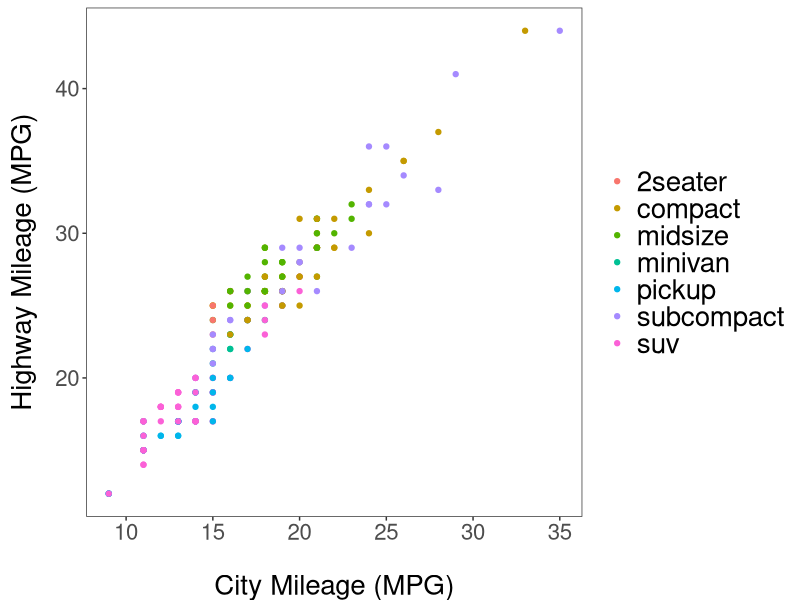
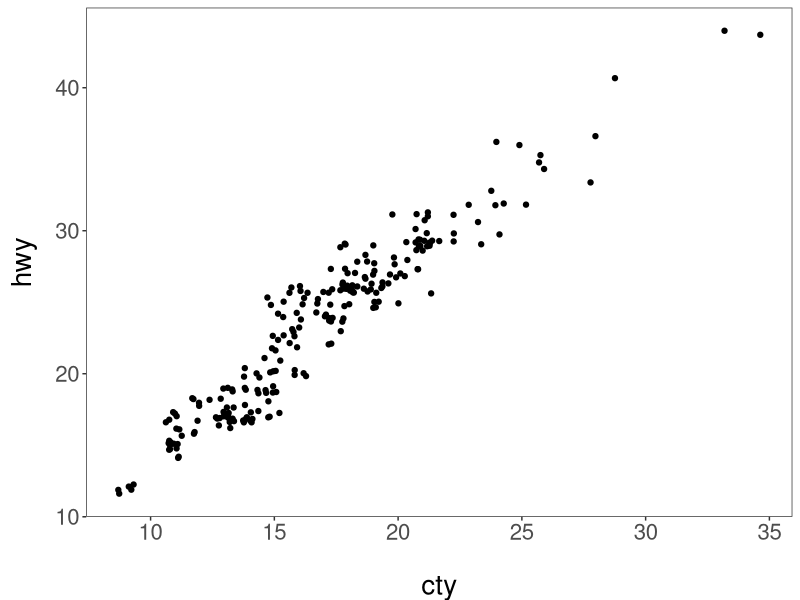
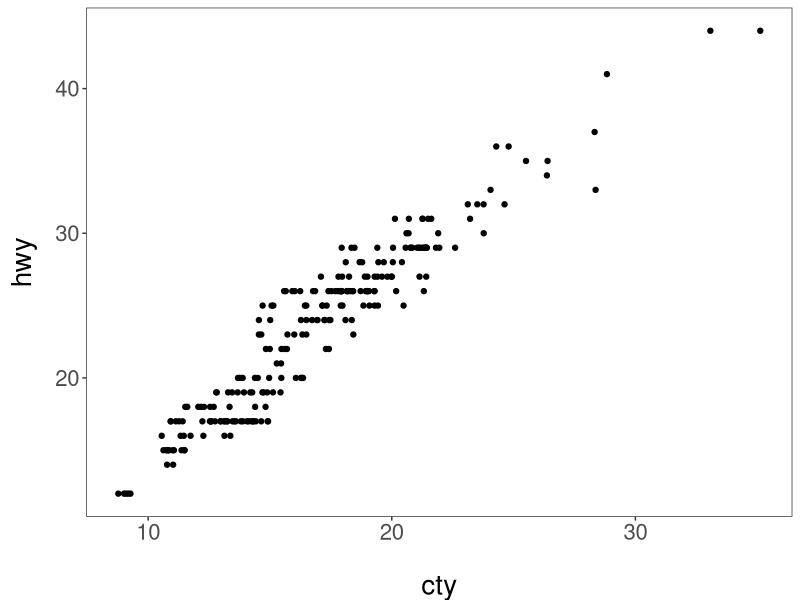
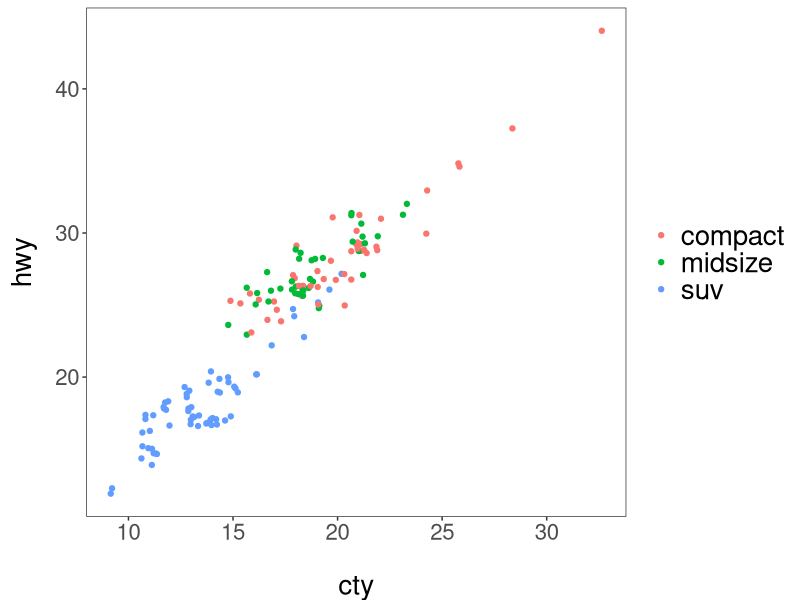
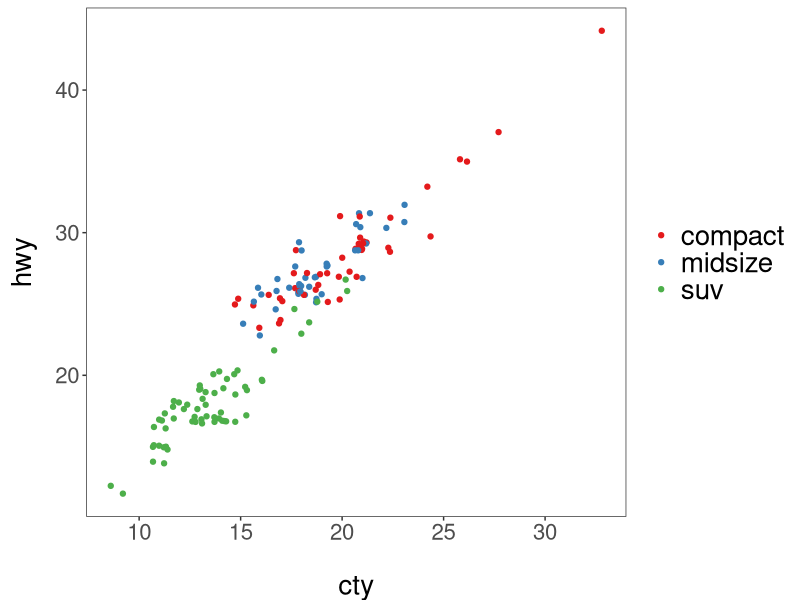
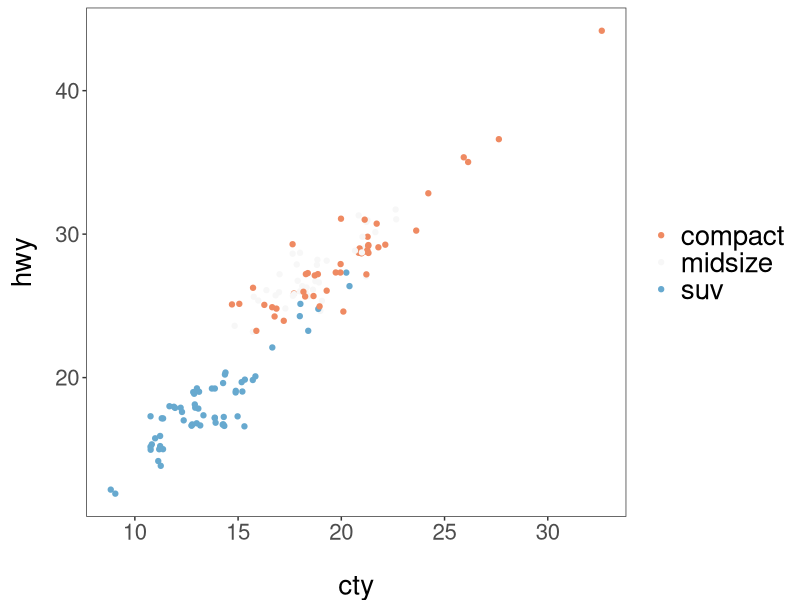
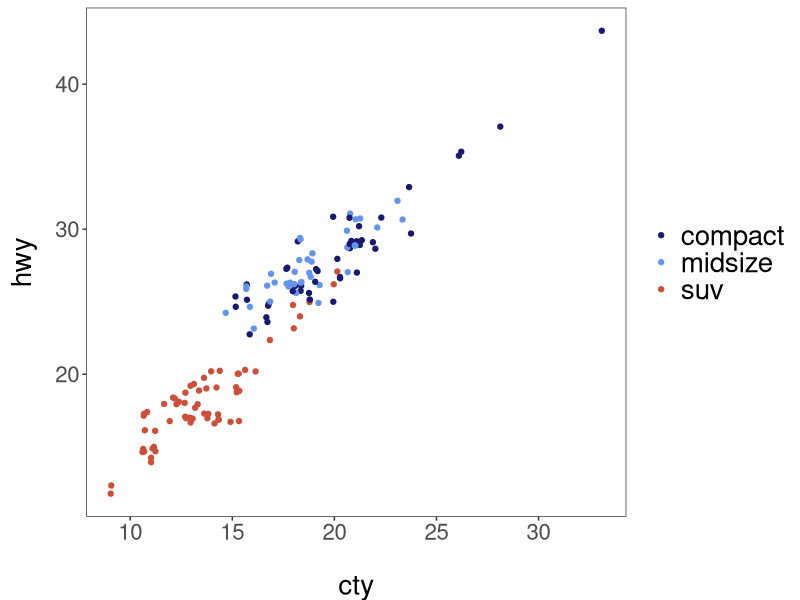
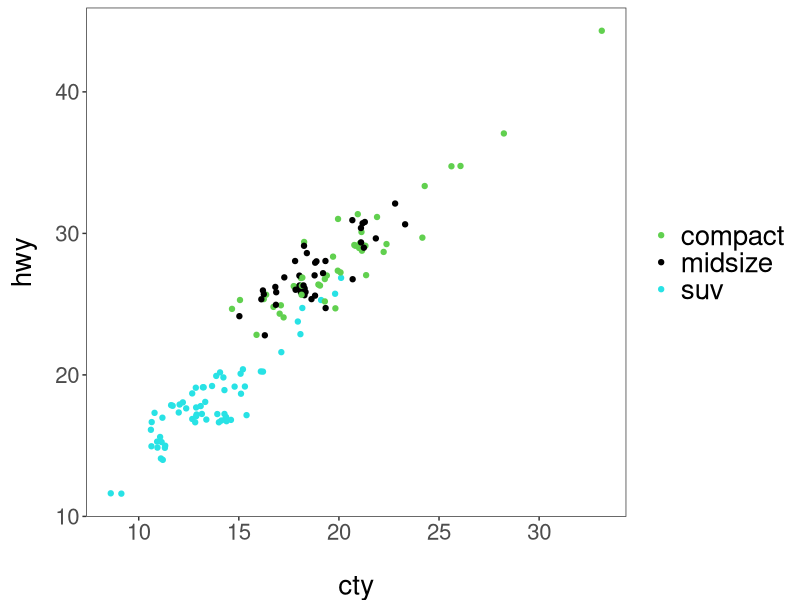

Reproduce these figures in R, in order. (Note: this script raises an error after producing the figures.)
# ---------------------------------------------------------- #
#### MODULE 3: Plot even more data!                       ####               
# ---------------------------------------------------------- #

## OBJECTIVE:
# 1. To develop a "grammar of graphics".
# 2. To become comfortable using ggplot2 for exploratory data visualization.


# ---------------------------------------------------------- #
#### SET UP:                                              ####
# ---------------------------------------------------------- #
# REMINDER: In RStudio, open the Rproject for our course (UNCG_DataWrangling), 
# pull any changes from GitHub, and navigate to the branch you created for 
# yourself (just a single branch for the whole semester) in RStudio's Git tab.
# Open this week's assignment in this new branch to complete and submit on GitHub.
# Ideally, you'll commit your answers a bit at a time as you work through
# this assignment, rather than committing all at once at the end.

# Reminder of some helpful resources for graphing in R:
# ggplot Cookbook: http://www.cookbook-r.com/Graphs/
# Official ggplot2 Book: https://ggplot2-book.org/
# Themes in ggplot2: https://ggplot2-book.org/polishing.html#themes

# In ggplot2, aesthetic means “something you can see”. Each aesthetic is a
# mapping between a visual cue and a variable.
# Examples include:
# position (i.e., on the x and y axes)
# color (“outside” color)
# fill (“inside” color)
# shape (of points)
# line type
# size

# Each type of geometric object (geom) accepts only a subset of all aesthetics.
# Refer to the geom help pages to see what mappings each geom accepts. Aesthetic
# mappings are set with the aes() function.

# TASK: We will be using the ggplot2 package for graphing. Fortunately, ggplot2 
# is nested within the tidyverse package (along with many others).
# Start by writing code to load the tidyverse library.
# HINT: see the end of assignment #1 if you forgot how to load a package.
setwd("/Users/rachaelbrenneman/Desktop/data_wrangle/UNCG_DataWrangling")
library(tidyverse)

# TASK: Write code below to set your theme to black and white and both your major
# AND minor gridlines to element_blank for all plots you'll be making today.
# HINT: Check back to last week's assignment section 1.9 for setting themes for
# all plots.
theme_set(theme_bw())
theme_update(axis.title.x = element_text(size = 20, vjust = -0.35, margin = margin(t = 15)),
             axis.text.x = element_text(size = 16),
             axis.title.y = element_text(size = 20, angle = 90,
                                         vjust = 0.5, margin = margin(r = 15)),
             axis.text.y = element_text(size = 16),
             plot.title = element_text(size = 24, vjust = 2),
             panel.grid.major = element_blank(),
             panel.grid.minor = element_blank(),
             legend.title = element_blank(),
             legend.text = element_text(size = 20))

# ---------------------------------------------------------- #
#### 1.0 CORRELATION                                      ####
# ---------------------------------------------------------- #

# We learned how to make correlations last week, but it never hurts to get
# more practice! Let's start by using a data set built into ggplot2.
# The mpg dataset looks at the gas efficiency of different cars. Run the following
# code to load the data:
data(mpg, package = "ggplot2")

# TASK: Create a scatterplot (i.e., a dot plot) to relate city and highway mileage.
# Color the points by the class of car (class column) and label the x and y axis 
# to be more informative (City Mileage (MPG) vs Highway Mileage (MPG)).
# HINT: Refer back to last week's assignment or the ggplot help resources if you 
# forget how to make a scatterplot.
ggplot(mpg, aes(x = cty, y = hwy, color=as.factor(class))) +
  ylab("Highway Mileage (MPG)") +
  xlab("City Mileage (MPG)") +
  geom_point()

# Looks alright, but the graph may be hiding some information...
# QUESTION: How many data points are in the mpg dataframe?
#there are 234 observations

# QUESTION: Approximately how many dots are in the graph you just made? How does
# that compare to the number of observations in the dataframe?
#not 234
#maybe around 100

# Try another correlation-focused geom that addresses this problem by running
# the following code:
ggplot(data=mpg, aes(x=cty, y=hwy)) + 
  geom_jitter()


# QUESTION: What happened when you created the plot with geom_jitter?
#very different graph - much more points - more clusters - not as evenly spaced

# QUESTION: Run the code to create a plot using geom_jitter a second time. Then run it
# again and again. What happens each time? Why is this happening?
# it looks like it has different spreads each time it is run

# TASK: The default in geom_jitter is to jitter (or slightly move) the points away
# from each other in both the x and y directions. Check the help file for geom_jitter
# and write code below to make a graph where you jitter points in only the x-dimension
# by 0.5.
ggplot(data=mpg, aes(x=cty, y=hwy)) + 
  geom_jitter(width = 0.5, height = 0)

# ---------------------------------------------------------- #
#### 1.1 DETOUR! COLORS, COLORS, COLORS                   ####
# ---------------------------------------------------------- #

# Our world is so colorful, and our graphs can be too! But we want to be mindful
# of our color choices to not only be beautiful, but also informative and accessible.

# TASK: Create a new dataframe that filters our mpg data down to only information
# for car classes compact, midsize, and suv using an %in% statement. Name your 
# new dataframe mpgSubset.
# HINT: Refer back to the Transform assignment if you want help with %in% (or 
# try googling!)
mpgSubset <- mpg %>% 
  mutate(class = ifelse(class %in% c("compact", "midsize", "suv"), class, NA)) %>% 
           na.omit(class)

# ggplot has lots of nice (and some not so nice) built-in color palettes that we 
# can use to fill our bars with color. Try running the following code:
ggplot(data=mpgSubset, aes(x=cty, y=hwy, color=class)) +
  geom_jitter()

# The code above supplies us with ggplot's default color palette, which I find not
# so pleasing. Let's try to change this!

# We can add a statement specifying the scale of colors we would prefer. One way
# to do this is to use other pre-set palettes from ggplot. Run the code below to 
# ask ggplot to use the color brewer's palette called Set 1.
ggplot(data=mpgSubset, aes(x=cty, y=hwy, color=class)) +
  geom_jitter() +
  scale_color_brewer(palette="Set1")

# Alternatively, we could use the "RdBu" palette:
ggplot(data=mpgSubset, aes(x=cty, y=hwy, color=class)) +
  geom_jitter() +
  scale_color_brewer(palette="RdBu")

# QUESTION: Investigate the color brewer's range of palettes at this website: 
# https://r-graph-gallery.com/38-rcolorbrewers-palettes.html
# What do you notice about the colors chosen from each of the palettes that we
# used above? (i.e., does it use the first three colors in the palette? The last
# three? Some other combination?)
#Both of the colors are used in different orders depending on the set
#the website says that there are different types of sets, and I think that this is
#one of those times that they are meant to work differently

# We could also pick out EXACTLY which colors we want for our figure. 
# There are 4 main ways to specify colors in R:
### by name
### by number
### by Hex code
### with the rgb() function

# By Name: R allows you to call more than 600 colors by name! Run the following
# code to see a list:
colors()

# We can put in the colors we chose for each variable by adding the 
# scale_color_manual() function to our plot. Try it out by running the following
# code:
ggplot(data=mpgSubset, aes(x=cty, y=hwy, color=class)) +
  geom_jitter() +
  scale_color_manual(values=c('midnightblue', 'cornflowerblue', 'tomato3'))


# You can also chose colors by number, which are assigned in R.

# TASK: Copy and paste the code to make our scatterplot and replace the color names
# with three numbers of your choice (between 1 and 657). How does your new figure look?
# HINT: remember to remove the quotation marks when calling numbers.
ggplot(data=mpgSubset, aes(x=cty, y=hwy, color=class)) +
  geom_jitter() +
  scale_color_manual(values=c(627, 617, 533))

# QUESTION: How do you think you could figure out which color name belongs to
# each color number?
# HINT: Try creating a dataframe from color() by passing it into the
# as.data.frame() function.
as.data.frame(colors())

# You can also chose colors by Hex code. A Hex color code is a 6-symbol code made
# of up to three 2-symbol elements (6 symbols in length all together). Each of 
# the 2-symbol elements represents a color value in the Red-Green-Blue (RGB) color
# scale from 0 to 255. Hex codes are written with a # in front of them. Let's try
# out calling our colors using hex code.
ggplot(data=mpgSubset, aes(x=cty, y=hwy, color=class)) +
  geom_jitter() +
  scale_color_manual(values=c('#191970', '#6495ED', '#FF6347'))

# There are two great things about hex codes. First, you can call ANY color you 
# want with a hex code. That is, you're not limited to the 657 colors that are
# in ggplot. By specifying the color by hex code, you can pick literally anything!

# TASK: Google the search term "color picker". This should bring up google's color
# picker (in addition to a billion other color picking websites). Use this color
# picker to generate the hex codes for three new colors of your choice. Then copy
# and paste the above code, replacing the hex codes with your color choices.
ggplot(data=mpgSubset, aes(x=cty, y=hwy, color=class)) +
  geom_jitter() +
  scale_color_manual(values=c('#9d03fc', '#eb700c', '#0cebb7'))

# The second great thing about hex codes is that you can control the transparency
# of your colors. Transparency is set in a hex code by adding two extra symbols
# to the end, which together make up the "alpha" element. Adding 00 to the end 
# of your hex code will make your color completely transparent, while adding FF 
# to the end will make it completely opaque. Any number/letters in-between will 
# result in partial transparency. You can find a complete list of transparencies
# between 0-100% here: https://gist.github.com/lopspower/03fb1cc0ac9f32ef38f4

# TASK: Try out transparency by copying and pasting your graph code below and
# adding the alpha element to the end of each of your hex codes to make your
# first color 0% transparent, your second color 50% transparent, and your third
# color 100% transparent.
ggplot(data=mpgSubset, aes(x=cty, y=hwy, color=class)) +
  geom_jitter() +
  scale_color_manual(values=c('#9d03fc00', '#eb700c80', '#0cebb7FF'))

# QUESTION: What happened to the point that you set to 100% transparent?
#she's gone

# Finally, we can set our colors using the rgb() function. This operates very
# similarly to the hex code, where you can pick exactly the color and transparency
# you want. Try it out by running the following code:
ggplot(data=mpgSubset, aes(x=cty, y=hwy, color=class)) +
  geom_jitter() +
  scale_color_manual(values=c(rgb(.10, .10, .44, .5), 
  rgb(.39, .58, .93, .5), rgb(1.0, .39, .28, .5)))

# TASK: Modify the above code to make all of your points 50% transparent.

# There are so many inventive and artistic people in the world who have expanded
# the offerings for colors in ggplot. Check out some notable ones listed below
# when choosing colors for this assignment.
### Color-blind friendly palettes: https://github.com/JLSteenwyk/ggpubfigs
### Color palettes from vintage National Parks posters: https://github.com/katiejolly/nationalparkcolors
### Color palettes based on Wes Anderson movies: https://github.com/karthik/wesanderson
### Color palettes from famous Dutch paintings: https://github.com/EdwinTh/dutchmasters


# ---------------------------------------------------------- #
#### 1.2 DETOUR! LEGENDS                                  ####
# ---------------------------------------------------------- #

# When you specify colors in your ggplot code, R throws in a bonus legend for free!
# However, this legend is often not as clear or visually appealing as we might 
# prefer. But as with all geometric objects in ggplot, legends can be easily altered.

# Run the following code to create a scatter plot. Feel free to modify the colors
# as you prefer!
ggplot(data=mpgSubset, aes(x=cty, y=hwy, color=class)) +
  geom_jitter()

# QUESTION: Where did ggplot get the legend title and values from?


# We could change the title and values in our legend by altering the dataframe
# we are passing into ggplot. But that seems a bit drastic. Instead, we can 
# lean on the same code that specifies our color picks to alter the legend text.
# Try it out by running the following code:
ggplot(data=mpgSubset, aes(x=cty, y=hwy, color=class)) + 
  geom_jitter() + 
  scale_color_manual(values=c('#FCBA03', '#380754', '#496916'),
                     name='Class of Car', 
                     breaks=c('suv', 'midsize', 'compact'), 
                     labels=c('SUV', 'Midsize', 'Compact'))


# TASK: Label each line of the code above with what it is doing.
# HINT: Check the scale_color_manual help file or ggplot Cookbook for more info.


# IMPORTANT: It is important to pay attention to the order you provide ggplot with 
# your color choices and legend labels! Try running the following code:
ggplot(data=mpgSubset, aes(x=cty, y=hwy, color=class)) + 
  geom_jitter() + 
  scale_color_manual(values=c('#FCBA03', '#380754', '#496916'), 
                     name='Class of Car', 
                     breaks=c('suv', 'midsize', 'compact'), 
                     labels=c('Compact', 'SUV', 'Midsize')) 


# QUESTION: What is wrong with the code above? Why is it so important to be
# careful with the order you pass information into ggplot?


# While changing the legend text and factor order takes place in the scale_color_manual
# step, moving the legend around on the graph page is part of the graph theme. We
# can try this out using the code below:
ggplot(data=mpgSubset, aes(x=cty, y=hwy, color=class)) + 
  geom_jitter() + 
  theme(legend.position='top')


# TASK: Modify the code above to have the legend display along the bottom of
# the figure.


# We can also have the legend located within the area of the graph itself! We can 
# do this by specifying the coordinates for where the legend should go within the
# graph axes. First we set the legend position and then we set the anchoring 
# position by justifying the legend.
### bottom left: 0,0
### bottom right: 1,0
### top left: 0,1
### top right: 1,1

# Try it out by running the following code:
ggplot(data=mpgSubset, aes(x=cty, y=hwy, color=class)) + 
  geom_jitter() + 
  theme(legend.position=c(1,0), legend.justification=c(1,0))

# QUESTION: What happens if you don't include the code for legend justification
# above?


# TASK: Copy and paste the code from above. Modify it to place the legend in the
# upper left part of the graph.


# Finally, we might want to remove the legend altogether! We would do so by
# modifying the theme as well. 

# TASK: Check the ggplot cookbook to find the legends section. Read what it says 
# about removing the legend. Then copy and paste the graph code from above. Modify
# the code to remove the legend.


# ---------------------------------------------------------- #
#### 2.0 DEVIATION                                        ####
# ---------------------------------------------------------- #

# Used to compare variation in values between small number of items (or categories) 
# with respect to a fixed reference.

# Whether the graphical type is a deviation graph or a composition graph (or a 
# ranking graph) may depend on the underlying data structure.

# We used geom_bar() last week with factor data to create a bar graph. But
# geom_bar() is a bit tricky because it can make EITHER a bar graph or a histogram
# depending on the data you give it. The default of geom_bar() is to set stat to 
# count so if you give it just a continuous x value, it will make a histogram. Try
# it with the following code:
ggplot(data=mpg, aes(x=hwy)) + 
  geom_bar()

# In order to have the geom create bars and not a histogram, you must:
# 1) Set stat = identity
# 2) Provide both an x and a y inside the aes(), where x is either a character 
# or factor and y is numeric.

# TASK: Create a dataframe of summary statistics for the mpg data, calculating the
# mean, standard deviation, and standard error for highway mpg grouping by class.
# Name the resulting dataframe highwayMPG and your new variables hwy_mean, hwy_sd,
# and hwy_se.
# HINT: Look back at the Transform assignment if you forget how to summarize the
# data. Also recall, standard error = 1.96*standard deviation.


# TASK: Create a bar graph showing the average highway MPG on the y-axis and 
# car class on the x-axis. Fill the bars by class. Add in error bar caps that are 20%
# the width pf the bars.
# HINT: Don't forget to change stat from the default in your geom_bar() statement!


# ---------------------------------------------------------- #
#### 2.1 DETOUR! COLORS AND LEGENDS, AGAIN                ####
# ---------------------------------------------------------- #

# Recall that some geometric elements require fills instead of (or sometimes in
# addition to) colors.

# TASK: Create a bar graph with the mpg summary stats with the following parameters:
# (1) Black bar outline
# (2) Bars filled with the color brewer palette "Dark2" using the scale_fill_manual
#     statement
# (3) No legend
# (4) Informative x- and y-axis labels. 

# HINT: Carefully consider whether your color and/or fill should go within an aes() 
# statement, the scale_fill_manual or scale_color_manual statements, or neither.
# If in doubt, try a bunch of ways until it looks how we want it. And consult 
# your helpful ggplot resources on the web.


# ---------------------------------------------------------- #
#### 2.2 DETOUR! AXIS MODIFICATIONS                       ####
# ---------------------------------------------------------- #

# Run the following code, feeling free to modify colors as you prefer:
ggplot(data=highwayMPG, aes(x=class, y=hwy_mean, fill=class)) +
  geom_bar(stat='identity') 

# QUESTION: Where is ggplot getting the x-axis tick labels from?


# Often our tick labels are not the best. We can modify them to be more informative
# or visually appealing by directly modifying the dataframe, but again this feels
# a bit extreme. Instead, we can directly modify the scale of the axis. For axes
# that deal with categories, we are setting the discrete scale. Try it out by
# running the following code:
ggplot(data=highwayMPG, aes(x=class, y=hwy_mean, fill=class)) +
  geom_bar(stat='identity') +
  scale_x_discrete(labels=c('sport', 'compact', 'midsize', 'minivan', 'pickup', 'subcompact', 'SUV'))

# We can also change the scale of the continuous axes, including how large they are
# and where the tick marks fall as follows:
ggplot(data=highwayMPG, aes(x=class, y=hwy_mean, fill=class)) +
  geom_bar(stat='identity') +
  scale_y_continuous(breaks=seq(0, 50, 10)) +
  coord_cartesian(ylim=c(0,50))

# QUESTION: Try running the code above without the coord_cartesian() statement. 
# What is surprising about the resulting graph? Based on this result, what do you
# think the coord_cartesian() statement does?


# We can also add a statement into the scale discrete or continuous statements
# to name our axes, rather than putting in a whole separate step of xlab() or ylab().
# Try it out with the following code:
ggplot(data=highwayMPG, aes(x=class, y=hwy_mean, fill=class)) +
  geom_bar(stat='identity') +
  scale_x_discrete(name='Class of Car') +
  scale_y_continuous(name='Mean Highway MPG')


# Finally, we can flip our axes easily in ggplot as follows:
ggplot(data=highwayMPG, aes(x=class, y=hwy_mean, fill=class)) +
  geom_bar(stat='identity') +
  coord_flip()


# TASK: Let's put it all together. Make a graph of the mpg summary stats with the
# following specifications:
# (1) color by class of car using a color scheme of your choice (not the default)
# (2) plot the class of car on the x-axis and the highway MPG on the y axis
# (3) include better names for the x- and y-axis titles
# (4) include better names for the car classes
# (5) set the scale of the highway mpg to run from 0 to 30 with breaks every 5 
# (6) flip your axes
# (7) remove the legend


# ---------------------------------------------------------- #
#### 3.0 RANKING                                          ####
# ---------------------------------------------------------- #
# Used to compare the position or performance of multiple items with respect to 
# each other. Actual values matters somewhat less than the ranking.

# TASK: Create a dataframe of summary statistics for the mpg data, calculating the
# mean, standard deviation, and standard error for CITY mpg grouping by class.
# Name the resulting dataframe cityMPG and your new variables city_mean, city_sd,
# and city_se.
# HINT: Look back at the Transform assignment if you forget how to summarize the
# data. Also, standard error = 1.96*standard deviation.


# Now we want to plot our data in order from smallest to largest city MPG to get
# a ranking. To do so, we need to use the reorder() function to rearrange the data
# going into our x-axis.
ggplot(cityMPG, aes(x=reorder(class, city_mean), y=city_mean)) + 
  geom_bar(stat="identity")

# TASK: Recreate the above ranking figure to include the following:
# (1) class of car on the x-axis with informative axis and tick labels
# (2) MPG ordered from highest to lowest (hint: try google if you're unsure)
# (3) bars with dary grey outlines and filled by class with your favorite color scheme
# (4) error bars with end caps 30% the width of the bars
# (5) y-axis from 0 to 30 with tick marks every 5
# (6) no legend.


# ---------------------------------------------------------- #
#### 4.0 DISTRIBUTION                                     ####
# ---------------------------------------------------------- #
# When you have lots and lots of data points and want to study where and how the
# data points are distributed.

# Histograms can be accomplished with either geom_bar() or geom_histogram()
ggplot(mpg, aes(hwy)) + 
  geom_histogram()

# TASK: Recreate the graph above, but using geom_bar() instead


# TASK: Try making a histogram with the categorical variable 'manufacturer'.
# What error message do you get?


# QUESTION: What happens when you follow the advice of the error message and 
# make stat='count'?
ggplot(mpg, aes(manufacturer)) + 
  geom_histogram(stat="count")


# TASK: Make a boxplot comparing the distribution of cty (city mileage) for
# each class of car.
# HINT: Look back to last week if you forget how to make a boxplot.


# We can also make a different type of distribution, a violin plot using the 
# geom_violin statement as follows:
ggplot(mpg, aes(x=class, y=cty)) + 
  geom_violin()

# QUESTION: What does a violin plot show? Check google if you're unsure.


# ---------------------------------------------------------- #
#### 5.0 COMPOSITION                                      ####
# ---------------------------------------------------------- #
# Bar charts and pie charts are classic ways of showing composition of a dataset.

# TASK: Let's get some data for this task by determining the number of cars from 
# each car manufacturer in our mpg dataframe. We can do this as follows:
manufacturerFreq <- mpg %>% 
  group_by(manufacturer) %>% 
  summarize(frequency=length(manufacturer)) %>% 
  ungroup()

# TASK: Make a bar graph of the number of cars (frequency) by manufacturer using
# the dataframe we created above.


# We can switch the bar chart you created above into a pie chart simply by changing
# the coordinate system through a series of steps as follows:

ggplot(manufacturerFreq, aes(x=manufacturer, y=frequency)) +
  geom_bar(stat="identity") +
  coord_polar()

ggplot(manufacturerFreq, aes(x=manufacturer, y=frequency, fill=manufacturer)) +
  geom_bar(stat="identity") +
  coord_polar()

ggplot(manufacturerFreq, aes(x="", y=frequency, fill=manufacturer)) +
  geom_bar(stat="identity", width=1) +
  coord_polar()

ggplot(manufacturerFreq, aes(x="", y=frequency, fill=manufacturer)) +
  geom_bar(stat="identity", width=1) +
  coord_polar(theta="y")

ggplot(manufacturerFreq, aes(x="", y=frequency, fill=manufacturer)) +
  geom_bar(stat="identity", width=1) +
  coord_polar(theta="y", start=0) +
  theme_void() +
  theme(legend.title = element_text(size = 12.5), 
        legend.text  = element_text(size = 8.5),
        legend.key.size = unit(.75, "lines"))

# TASK: Annotate the code below to describe what each line does:
ggplot(manufacturerFreq, aes(x="", y=frequency, fill=manufacturer)) +
  geom_bar(stat="identity", width=1) +
  coord_polar(theta="y", start=0) +
  theme_void() +
  theme(legend.title = element_text(size = 12.5), 
        legend.text  = element_text(size = 8.5),
        legend.key.size = unit(.75, "lines"))


# ---------------------------------------------------------- #
#### 6.0 CHANGE                                           ####
# ---------------------------------------------------------- #

# Time series are often best visualized with line graphs. Let's try this out
# with some new data:
data("economics")

# TASK: Use the economics dataset to plot the number of people who are unemployed
# over time (unemploy vs date). Make a scatterplot, then connect the points with 
# lines using geom_line().
# HINT: use ?economics to get more information about this dataset.




# ---------------------------------------------------------- #
#### GROUPS AND MAPS                                      ####
# ---------------------------------------------------------- #

# Let's save these for group project options, this assignment is really long!









# REMEMBER: Save and push your script when you're done with this assignment!
